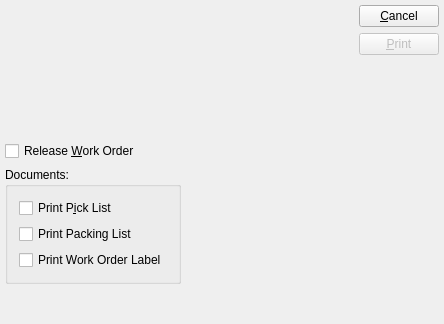
<?xml version="1.0" encoding="UTF-8"?>
<ui version="4.0">
 <comment>This file is part of the xTuple ERP: PostBooks Edition, a free and
open source Enterprise Resource Planning software suite,
Copyright (c) 1999-2011 by OpenMFG LLC, d/b/a xTuple.
It is licensed to you under the Common Public Attribution License
version 1.0, the full text of which (including xTuple-specific Exhibits)
is available at www.xtuple.com/CPAL.  By using this software, you agree
to be bound by its terms.</comment>
 <class>printWoTraveler</class>
 <widget class="QDialog" name="printWoTraveler">
  <property name="geometry">
   <rect>
    <x>0</x>
    <y>0</y>
    <width>444</width>
    <height>324</height>
   </rect>
  </property>
  <property name="sizePolicy">
   <sizepolicy hsizetype="Preferred" vsizetype="Preferred">
    <horstretch>0</horstretch>
    <verstretch>0</verstretch>
   </sizepolicy>
  </property>
  <property name="windowTitle">
   <string>Print W/O Traveler</string>
  </property>
  <layout class="QVBoxLayout">
   <property name="spacing">
    <number>0</number>
   </property>
   <property name="margin">
    <number>5</number>
   </property>
   <item>
    <layout class="QVBoxLayout">
     <item>
      <layout class="QHBoxLayout">
       <item>
        <widget class="WoCluster" name="_wo">
         <property name="sizePolicy">
          <sizepolicy hsizetype="Fixed" vsizetype="Fixed">
           <horstretch>0</horstretch>
           <verstretch>0</verstretch>
          </sizepolicy>
         </property>
         <property name="minimumSize">
          <size>
           <width>290</width>
           <height>130</height>
          </size>
         </property>
        </widget>
       </item>
       <item>
        <spacer>
         <property name="orientation">
          <enum>Qt::Horizontal</enum>
         </property>
         <property name="sizeType">
          <enum>QSizePolicy::Expanding</enum>
         </property>
         <property name="sizeHint" stdset="0">
          <size>
           <width>20</width>
           <height>20</height>
          </size>
         </property>
        </spacer>
       </item>
       <item>
        <layout class="QVBoxLayout">
         <item>
          <widget class="QPushButton" name="_close">
           <property name="text">
            <string>&amp;Cancel</string>
           </property>
          </widget>
         </item>
         <item>
          <widget class="QPushButton" name="_print">
           <property name="enabled">
            <bool>false</bool>
           </property>
           <property name="text">
            <string>&amp;Print</string>
           </property>
           <property name="default">
            <bool>true</bool>
           </property>
          </widget>
         </item>
         <item>
          <spacer>
           <property name="orientation">
            <enum>Qt::Vertical</enum>
           </property>
           <property name="sizeHint" stdset="0">
            <size>
             <width>20</width>
             <height>20</height>
            </size>
           </property>
          </spacer>
         </item>
        </layout>
       </item>
      </layout>
     </item>
     <item>
      <layout class="QHBoxLayout">
       <item>
        <widget class="XCheckBox" name="_releaseWo">
         <property name="text">
          <string>Release &amp;Work Order</string>
         </property>
        </widget>
       </item>
       <item>
        <spacer>
         <property name="orientation">
          <enum>Qt::Horizontal</enum>
         </property>
         <property name="sizeType">
          <enum>QSizePolicy::Expanding</enum>
         </property>
         <property name="sizeHint" stdset="0">
          <size>
           <width>20</width>
           <height>20</height>
          </size>
         </property>
        </spacer>
       </item>
      </layout>
     </item>
     <item>
      <layout class="QHBoxLayout">
       <item>
        <widget class="QGroupBox" name="_documentsGroup">
         <property name="title">
          <string>Documents:</string>
         </property>
         <layout class="QVBoxLayout">
          <item>
           <widget class="XCheckBox" name="_pickList">
            <property name="text">
             <string>Print P&amp;ick List</string>
            </property>
           </widget>
          </item>
          <item>
           <widget class="XCheckBox" name="_packingList">
            <property name="text">
             <string>Print Packing List</string>
            </property>
           </widget>
          </item>
          <item>
           <widget class="XCheckBox" name="_woLabel">
            <property name="text">
             <string>Print Work Order Label</string>
            </property>
           </widget>
          </item>
         </layout>
        </widget>
       </item>
       <item>
        <spacer>
         <property name="orientation">
          <enum>Qt::Horizontal</enum>
         </property>
         <property name="sizeType">
          <enum>QSizePolicy::Expanding</enum>
         </property>
         <property name="sizeHint" stdset="0">
          <size>
           <width>20</width>
           <height>20</height>
          </size>
         </property>
        </spacer>
       </item>
      </layout>
     </item>
    </layout>
   </item>
   <item>
    <spacer>
     <property name="orientation">
      <enum>Qt::Vertical</enum>
     </property>
     <property name="sizeType">
      <enum>QSizePolicy::Expanding</enum>
     </property>
     <property name="sizeHint" stdset="0">
      <size>
       <width>20</width>
       <height>20</height>
      </size>
     </property>
    </spacer>
   </item>
  </layout>
 </widget>
 <layoutdefault spacing="6" margin="11"/>
 <pixmapfunction>qPixmapFromMimeSource</pixmapfunction>
 <customwidgets>
  <customwidget>
   <class>WoCluster</class>
   <extends>QWidget</extends>
   <header>wocluster.h</header>
  </customwidget>
  <customwidget>
   <class>XCheckBox</class>
   <extends>QCheckBox</extends>
   <header>xcheckbox.h</header>
  </customwidget>
 </customwidgets>
 <tabstops>
  <tabstop>_wo</tabstop>
  <tabstop>_releaseWo</tabstop>
  <tabstop>_pickList</tabstop>
  <tabstop>_packingList</tabstop>
  <tabstop>_woLabel</tabstop>
  <tabstop>_print</tabstop>
  <tabstop>_close</tabstop>
 </tabstops>
 <resources/>
 <connections>
  <connection>
   <sender>_close</sender>
   <signal>clicked()</signal>
   <receiver>printWoTraveler</receiver>
   <slot>reject()</slot>
   <hints>
    <hint type="sourcelabel">
     <x>20</x>
     <y>20</y>
    </hint>
    <hint type="destinationlabel">
     <x>20</x>
     <y>20</y>
    </hint>
   </hints>
  </connection>
 </connections>
</ui>
